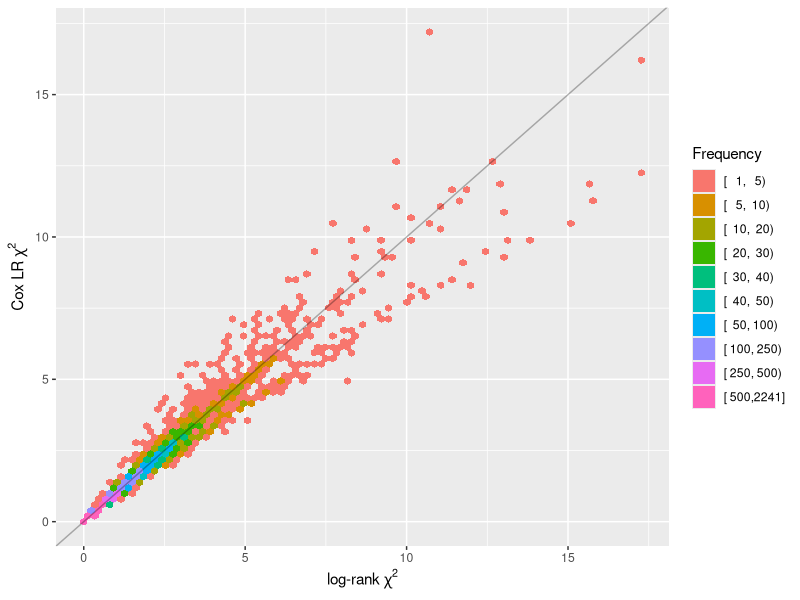
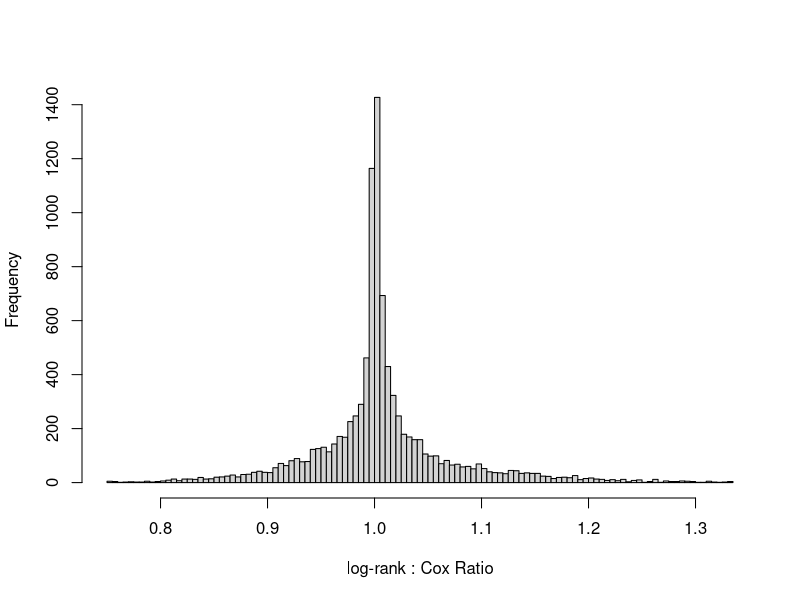
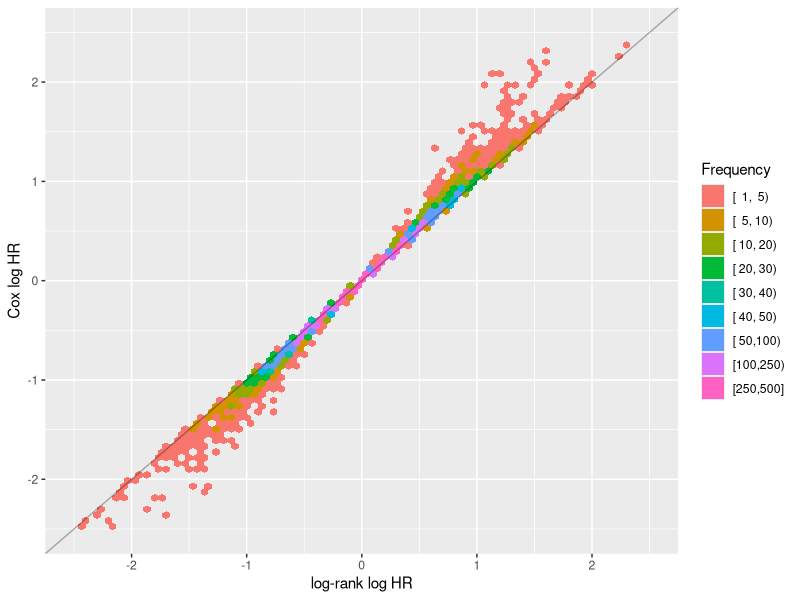
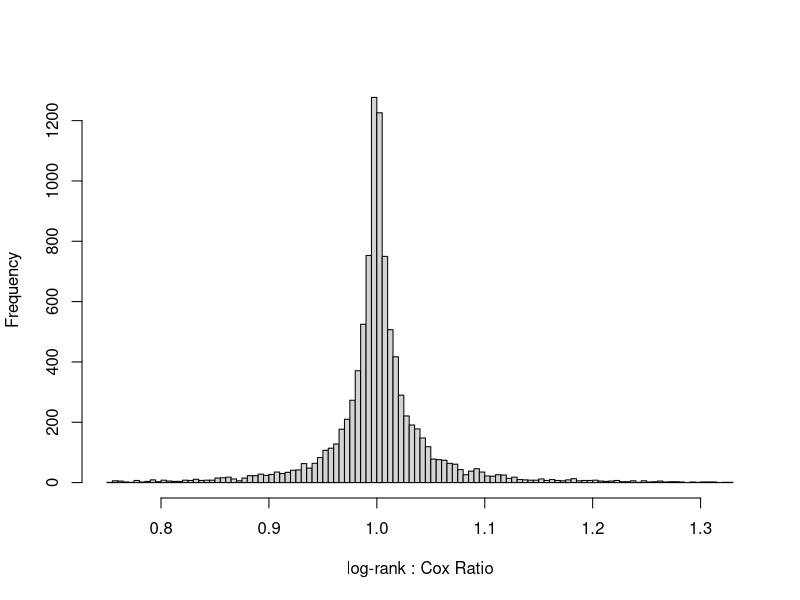
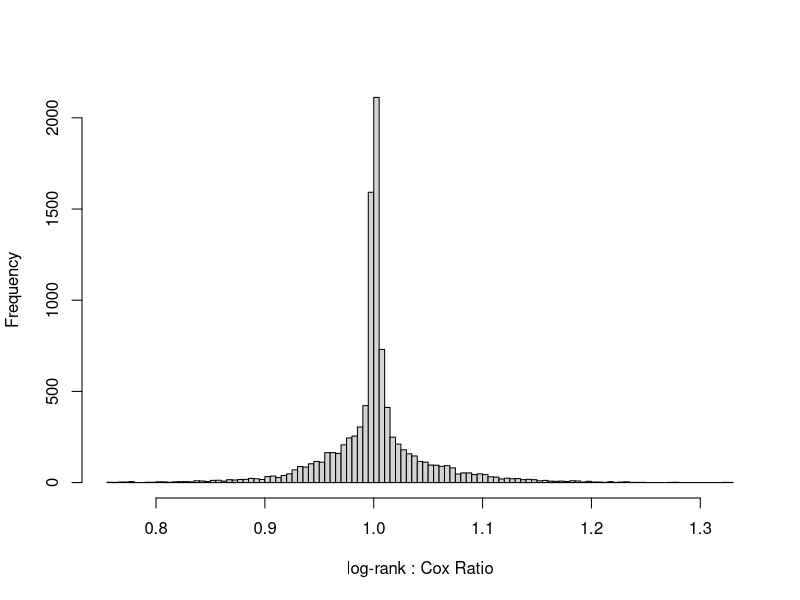
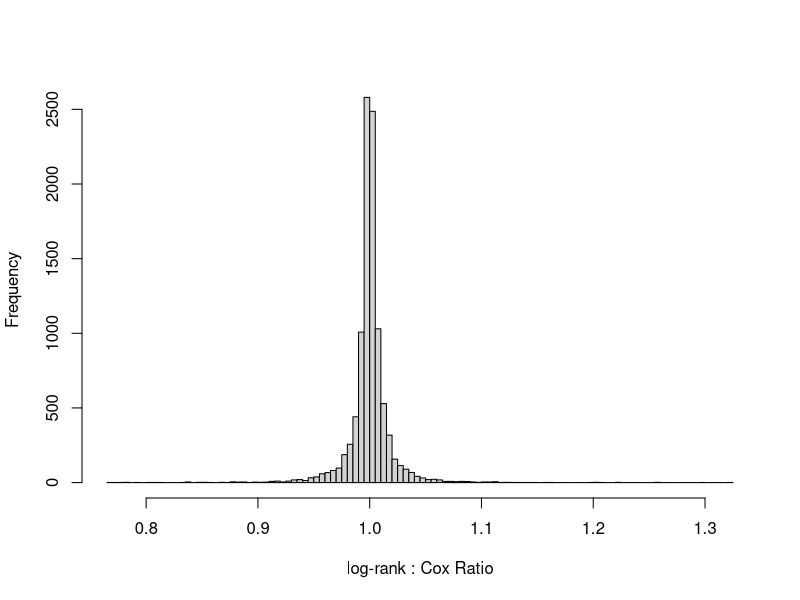

Write R code to recreate these figures, in order.
## ---- chunk 1
require(Hmisc)
require(survival)
require(data.table)
options(datatable.print.class = FALSE)
require(ggplot2)
logrank
## ---- chunk 2
sim1 <- function(n=40) {
  # Specific sample size for group 1, uniformly between
  # n/4 and n/2
  n1 <- sample(round(c(n / 4, n / 2)), 1)
  n2 <- n - n1
  x <- c(rep(0, n1), rep(1, n2))
  y <- runif(n)
  # Proportion of right-censoring ranges from 0.1 to 0.9 uniformly
  cprop <- runif(1, 0.1, 0.9)
  ev <- ifelse(runif(n) < cprop, 0, 1)
  S <- Surv(y, ev)
  data.frame(x, S)
}
## ---- chunk 3
set.seed(1)
g <- function(n=40, pr=FALSE) {
  d     <- sim1()
  if(pr) print(d)
  lrank <- with(d, logrank(S, x))
  sc    <- coxph(S ~ x, data=d)$score
  list(logrank=lrank, score=sc, diff=lrank - sc)
}
w <- data.table(i = 1 : 10)
w[, g(), by=i]

## ---- chunk 4
nsim <- 10000
set.seed(11)
g <- function(n=40) {
  d     <- sim1(n)
  lrank <- with(d, logrank(S, x))
  f     <- coxph(S ~ x, data=d)
  list(logrank   = as.vector(lrank),
       lr        = 2 * diff(f$loglik),
       logrankHR = attr(lrank, 'hr'),
       coxHR     = exp(coef(f)))
}
w <- data.table(i = 1 : nsim)
w <- w[, g(), by=i]   # 7s for 10,000 studies

w <- w[is.finite(logrank + lr + logrankHR + coxHR)]

gr <- function(x, y) {
  count_bins <- c(5, 10, 20, 30, 40, 50, 100, 250, 500)
  ggplot(w, aes({{x}}, {{y}})) +
    stat_binhex(aes(fill=cut2(..count.., count_bins)), bins=75) +
    geom_abline(alpha=0.3) +
    guides(fill=guide_legend(title='Frequency'))
}

gr(logrank, lr) + 
  xlab(expression(paste('log-rank ', chi^2))) +
  ylab(expression(paste('Cox LR ', chi^2)))
## ---- chunk 5
# Function to compute Spearman's rank correlation coefficient
# and fold-change discrepancy
# Also prints quantiles of ratios and plots histogram of ratios
s <- function(x, y, pl=TRUE) {
  rho <- cor(x, y, method='spearman')
  ratio <- x / y
  qu <- quantile(ratio, c(.01, .05, .1, .25, .5, .75, .9, .95, .99))
  cat('Quantiles of ratios of log-rank statistic to Cox statistic\n\n')
  print(round(qu, 3))
  hist(ratio[ratio > 0.75 & ratio < 1/0.75], nclass=100,
       main='', xlab='log-rank : Cox Ratio')
  fc  <- exp(median(abs(log(ratio))))
  list(rho=round(rho, 3), fold_change=round(fc, 3))
}
dchi <- w[, s(logrank, lr)]
dchi
## ---- chunk 6
w[, table(logrank < 0.001, lr < 0.001)]
## ---- chunk 7
gr(log(logrankHR), log(coxHR)) +
  xlim(c(-2.5, 2.5)) + ylim(c(-2.5, 2.5)) +
  xlab('log-rank log HR') +
  ylab('Cox log HR')
dhr <- w[logrankHR != 0., s(logrankHR, coxHR)]
dhr
## ---- chunk 8
w[logrankHR == 0, signif(max(coxHR), 3)]
## ---- chunk 9
w[coxHR < 1e-9, table(round(logrankHR, 2))]
## ---- chunk 10
w[, table(abs(logrankHR - 1.) < 1e-2, abs(coxHR - 1.) < 1e-2)]
## ---- chunk 11
u <- data.table(i = 1 : nsim)
u <- u[, g(n=100), by=i]   # 13s for 10,000 studies
cat('Agreement on chi-square\n\n')
u[, s(logrank, lr, pl=FALSE)]
cat('Agreement on HR\n\n')
u[, s(logrankHR, coxHR, pl=FALSE)]
